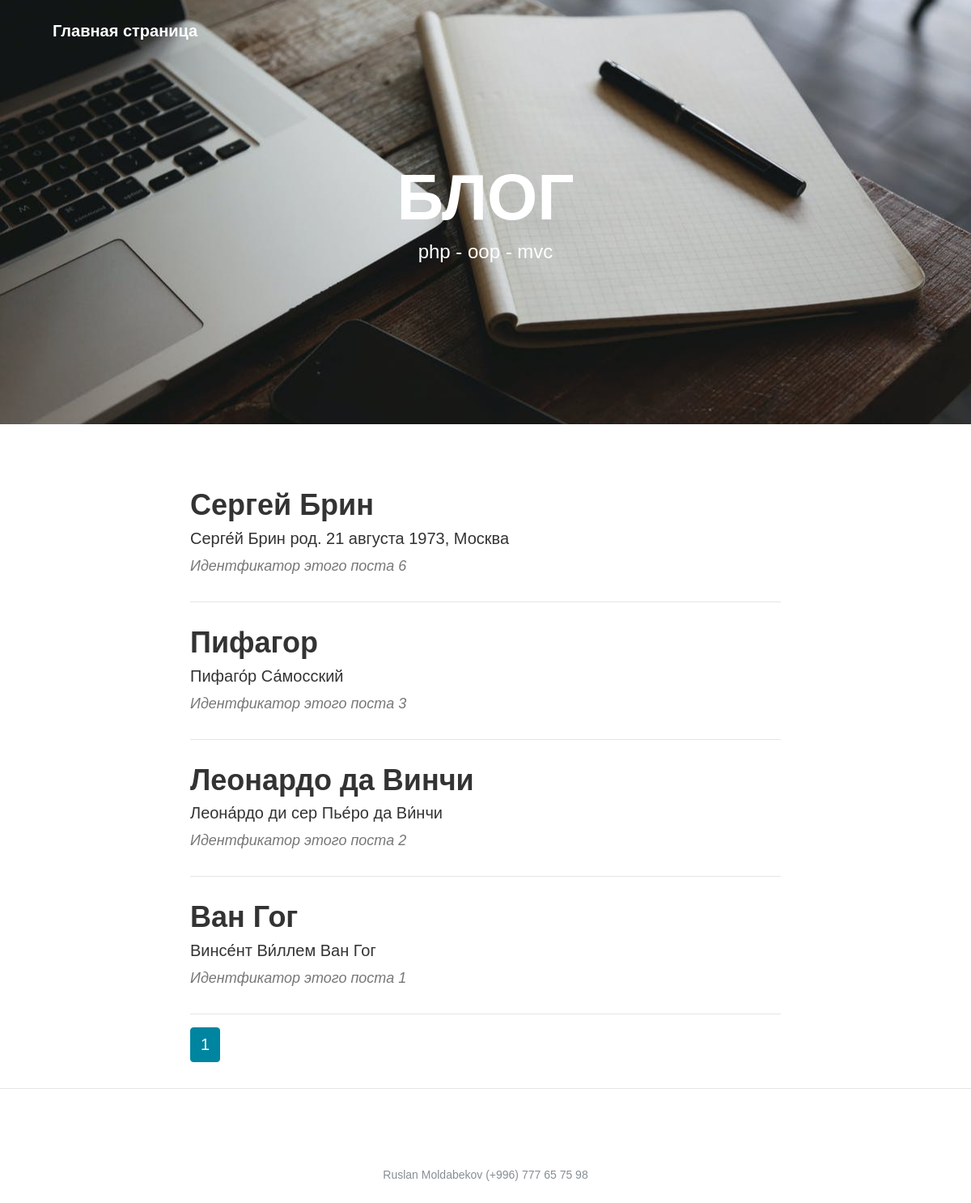
The page / on the database its author committed.
### tables this page shows
CREATE TABLE `posts` (
  `id` int NOT NULL,
  `post_title` text NOT NULL,
  `post_description` text NOT NULL,
  `post_text` text NOT NULL
);

### index.php (called while the page is built, shortened)
<?php
    spl_autoload_register(function($class){
        $path = str_replace('\\', '/', $class.'.php');
    });
    $router = new Router;
    $router->run();

### app/controllers/MainController.php (called while the page is built, shortened)
<?php
class MainController extends Controller {
	public function indexAction() {
		$pagination = new Pagination($this->route, $this->model->postsCount());
		$vars = [
			'pagination' => $pagination->get(),
			'list' => $this->model->postsList($this->route),
		];
		$this->view->render('Главная страница', $vars);
	}
}

### app/lib/Db.php (called while the page is built, shortened)
<?php
class Db {
	protected $db;
	public function __construct(){
		$config = require 'app/config/db.php';
		$dsn = 'mysql:host='. $config['host'].';dbname='. $config['name'].';charset='.$config['charset'];
		$user = $config['user'];
		$pass = $config['password'];
		$options = [
			\PDO::ATTR_ERRMODE => \PDO::ERRMODE_EXCEPTION,
			\PDO::ATTR_DEFAULT_FETCH_MODE => \PDO::FETCH_ASSOC,
			\PDO::ATTR_EMULATE_PREPARES   => false,
		];
		try{
			$this->db = new PDO($dsn, $user, $pass, $options);
		}catch(\PDOException $e){
			throw new \PDOException($e->getMessage(), (int)$e->getCode());
		}
	}
	public function query($sql, $params = []) {
		$stmt = $this->db->prepare($sql);
		if (!empty($params)) {
			foreach ($params as $key => $val) {
				if (is_int($val)) {
					$type = PDO::PARAM_INT;
				} else {
					$type = PDO::PARAM_STR;
				}
				$stmt->bindValue(':'.$key, $val, $type);
			}
		}
		$stmt->execute();
		return $stmt;
	}
	public function row($sql, $params = []) {
		$result = $this->query($sql, $params);
		return $result->fetchAll(PDO::FETCH_ASSOC);
	}
	public function column($sql, $params = []) {
		$result = $this->query($sql, $params);
		return $result->fetchColumn();
	}
}

### app/config/db.php (called while the page is built)
<?php
    return [
        'host'=>'127.0.0.1',
        'name'=>'devBlog',
        'user'=>'debian-sys-maint',
        'password'=>'5PhiiwiWsGef3ViB',
        'charset'=>'utf8',
    ];

### app/models/MainModel.php (called while the page is built, shortened)
<?php
class MainModel extends Model {
	public function postsCount() {
		return $this->db->column('SELECT COUNT(id) FROM posts');
	}
	public function postsList($route) {
		$max = 10;
		$params = [
			'max' => $max,
			'start' => ((($route['page'] ?? 1) - 1) * $max),
		];
		return $this->db->row('SELECT * FROM posts ORDER BY id DESC LIMIT :start, :max', $params);
	}
}

### app/core/Controller.php (called while the page is built, shortened)
<?php
abstract class Controller {
	public function __construct($route) {
		$this->route = $route;
		$this->model = $this->loadModel($route['controller']);
	}
	public function loadModel($name) {
		$path = 'app\models\\'.ucfirst($name).'Model';
		if (class_exists($path)) {
			return new $path;
		}
	}
}

### app/core/Model.php (called while the page is built, shortened)
<?php
abstract class Model {
	public function __construct() {
		$this->db = new Db;
	}
}

### app/views/main/index.php (the view)
<header class="masthead" style="background-image: url('/public/images/home-bg.jpg')">
    <div class="container">
        <div class="row">
            <div class="col-lg-8 col-md-10 mx-auto">
                <div class="site-heading">
                    <h1>БЛОГ</h1>
                    <span class="subheading">php - oop - mvc</span>
                </div>
            </div>
        </div>
    </div>
</header>
<div class="container">
    <div class="row">
        <div class="col-lg-8 col-md-10 mx-auto">
            <?php if (empty($list)): ?>
                <p>Список постов пуст</p>
            <?php else: ?>
                <?php foreach ($list as $val): ?>
                    <div class="post-preview">
                        <a href="/post/<?php echo $val['id']; ?>">
                            <h2 class="post-title"><?php echo htmlspecialchars($val['post_title'], ENT_QUOTES); ?></h2>
                            <h5 class="post-subtitle"><?php echo htmlspecialchars($val['post_description'], ENT_QUOTES); ?></h5>
                        </a>
                        <p class="post-meta">Идентфикатор этого поста <?php echo $val['id']; ?></p>
                    </div>
                    <hr>
                <?php endforeach; ?>
                <div class="clearfix">
                    <?php echo $pagination; ?>
                </div>
            <?php endif; ?>
        </div>
    </div>
</div>

### app/core/Router.php (shortened to what this page needs)
<?php
class Router {
    protected $routes = [];
    protected $params = [];
    public function add($route, $params) {
        $route = preg_replace('/{([a-z]+):([^\}]+)}/', '(?P<\1>\2)', $route);
        $route = '#^'.$route.'$#';
        $this->routes[$route] = $params;
    }
     public function match() {
        $url = trim($_SERVER['REQUEST_URI'], '/blog/');
        foreach ($this->routes as $route => $params) {
            if (preg_match($route, $url, $matches)) {
                $this->params = $params;
                return true;
            }
        }
        return false;
    }
    public function run(){
        if ($this->match()) {
            $path = 'app\controllers\\'.ucfirst($this->params['controller']).'Controller';
            if (class_exists($path)) {
                $action = $this->params['action'].'Action';
                if (method_exists($path, $action)) {
                    $controller = new $path($this->params);
                    $controller->$action();
                } else {
                    View::errorCode(404);
                }
            } else {
                View::errorCode(404);
            }
        } else {
            View::errorCode(404);
        }
    }
}

### app/lib/Pagination.php (shortened to what this page needs)
<?php
class Pagination {
    private $max = 10;
    private $route;
    private $current_page;
    private $total;
    private $limit;
    public function __construct($route, $total, $limit = 10) {
        $this->route = $route;
        $this->total = $total;
        $this->limit = $limit;
        $this->amount = $this->amount();
    }
    public function get() {
        $links = null;
        $limits = $this->limits();
        $html = '<nav><ul class="pagination">';
        for ($page = $limits[0]; $page <= $limits[1]; $page++) {
            if ($page == $this->current_page) {
                $links .= '<li class="page-item active"><span class="page-link">'.$page.'</span></li>';
            } else {
                $links .= $this->generateHtml($page);
            }
        }
        $html .= $links.' </ul></nav>';
        return $html;
    }
    private function limits() {
        $left = $this->current_page - round($this->max / 2);
        $start = $left > 0 ? $left : 1;
        if ($start + $this->max <= $this->amount) {
            $end = $start > 1 ? $start + $this->max : $this->max;
        }
        else {
            $end = $this->amount;
            $start = $this->amount - $this->max > 0 ? $this->amount - $this->max : 1;
        }
        return array($start, $end);
    }
    private function setCurrentPage() {
        if (isset($this->route['page'])) {
            $currentPage = $this->route['page'];
        } else {
            $currentPage = 1;
        }
        $this->current_page = $currentPage;
    }
    private function amount() {
        return ceil($this->total / $this->limit);
    }
}

### app/core/View.php (shortened to what this page needs)
<?php
class View {
	public $path;
	public $layout = 'default';
	public function __construct($route) {
		$this->path = $route['controller'].'/'.$route['action'];
	}
	public function render($title, $vars = []) {
		$path = 'app/views/'.$this->path.'.php';
		if (file_exists($path)) {
			require $path;
			$content = ob_get_clean();
			require 'app/views/layouts/'.$this->layout.'.php';
		}
	}
}

### app/views/layouts/default.php (shortened to what this page needs)
<!DOCTYPE html>
<html lang="en">
    <head>
        <link href="/public/styles/bootstrap.css" rel="stylesheet">
        <link href="/public/styles/main.css" rel="stylesheet">
        <link href="/public/styles/font-awesome.css" rel="stylesheet">
    </head>
    <body>
        <nav class="navbar navbar-expand-lg navbar-light fixed-top" id="mainNav">
            <div class="container">
                <a class="navbar-brand" href="/">Главная страница</a>
            </div>
        </nav>
        <?php echo $content; ?>
        <hr>
        <footer>
            <div class="container">
                <div class="row">
                    <div class="col-lg-8 col-md-10 mx-auto">
                        <p class="copyright text-muted">Ruslan Moldabekov (+996) 777 65 75 98</p>
                    </div>
                </div>
            </div>
        </footer>
    </body>
</html>

### public/styles/main.css (style rules this page uses)
body { font-size:20px;color:#333;font-family:Arial,serif }
p { line-height:1.5;margin:30px 0 }
h1,h2,h3,h4,h5,h6 { font-weight:800;font-family:Arial,sans-serif }
a { color:#333;-webkit-transition:all .2s;-moz-transition:all .2s;transition:all .2s }
body { -webkit-tap-highlight-color:#0085a1 }
#mainNav { position:absolute;border-bottom:1px solid #eee;background-color:#fff;font-family:Arial,sans-serif }
#mainNav .navbar-brand { font-weight:800;color:#777 }
@media only screen and (min-width:992px) { #mainNav { border-bottom:1px solid transparent;background:0 0 } }
@media only screen and (min-width:992px) { #mainNav .navbar-brand { padding:15px 20px;color:#fff } }
@media only screen and (min-width:1170px) { #mainNav { -webkit-transition:background-color .2s;-moz-transition:background-color .2s;transition:background-color .2s;-webkit-transform:translate3d(0,0,0);-moz-transform:translate3d(0,0,0);-ms-transform:translate3d(0,0,0);-o-transform:translate3d(0,0,0);transform:translate3d(0,0,0);-webkit-backface-visibility:hidden } }
header.masthead { margin-bottom:50px;background:no-repeat center center;background-color:#777;background-attachment:scroll;-webkit-background-size:cover;-moz-background-size:cover;-o-background-size:cover;background-size:cover }
header.masthead .page-heading,header.masthead .post-heading,header.masthead .site-heading { padding:200px 0 150px;color:#fff }
@media only screen and (min-width:768px) { header.masthead .page-heading,header.masthead .post-heading,header.masthead .site-heading { padding:200px 0 } }
header.masthead .page-heading,header.masthead .site-heading { text-align:center }
header.masthead .page-heading h1,header.masthead .site-heading h1 { font-size:50px;margin-top:0 }
header.masthead .page-heading .subheading,header.masthead .site-heading .subheading { font-size:24px;font-weight:300;line-height:1.1;display:block;margin:10px 0 0;font-family:Arial,sans-serif }
@media only screen and (min-width:768px) { header.masthead .page-heading h1,header.masthead .site-heading h1 { font-size:80px } }
.post-preview>a { color:#333 }
.post-preview>a>.post-title { font-size:30px;margin-top:30px;margin-bottom:10px }
.post-preview>a>.post-subtitle { font-weight:300;margin:0 0 10px }
.post-preview>.post-meta { font-size:18px;font-style:italic;margin-top:0;color:#777 }
@media only screen and (min-width:768px) { .post-preview>a>.post-title { font-size:36px } }
footer { padding:50px 0 65px }
footer .copyright { font-size:14px;margin-bottom:0;text-align:center }
.page-link, .page-link:hover { color:#000; }
.page-item.active .page-link { background: #0085A1; border-color: #0085A1 }

### rows shown on the page
posts: post_title "Сергей Брин", post_description "Серге́й Брин род. 21 августа 1973, Москва", id "6"
posts: post_title "Пифагор", post_description "Пифаго́р Са́мосский", id "3"
posts: post_title "Леонардо да Винчи", post_description "Леона́рдо ди сер Пье́ро да Ви́нчи", id "2"
posts: post_title "Ван Гог", post_description "Винсе́нт Ви́ллем Ван Гог", id "1"
